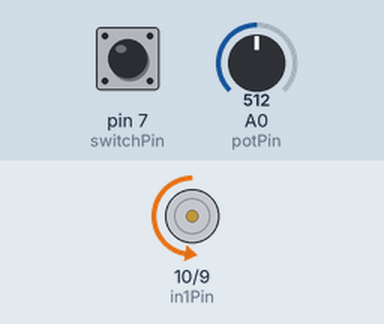
The sketch below on a simulated Arduino Uno, built with avr-gcc and run on an emulated ATmega328P. On the bench: motor-driver pin pairs drawn as motors (green arrow = first pin HIGH = forward, orange = second pin HIGH = backward, longer = more drive, scaled by the enable pin). The test bench sets the inputs (shaded band); at power-on: A0 (potPin) = 512, pin 7 (switchPin) HIGH.

Above: at 1.2 s.
1.3 s: A0 (potPin) set to 716
At 2.2 s:
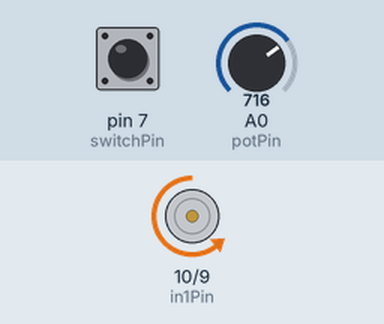
2.8 s: pin 7 (switchPin) pulled LOW for 0.15 s
At 2.87 s:
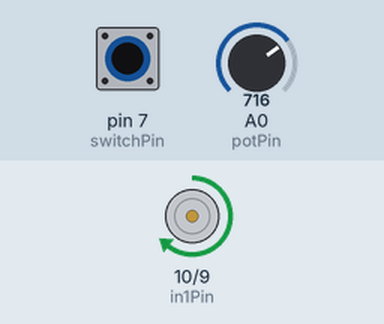
4.4 s: A0 (potPin) set to 900
At 5.6 s:
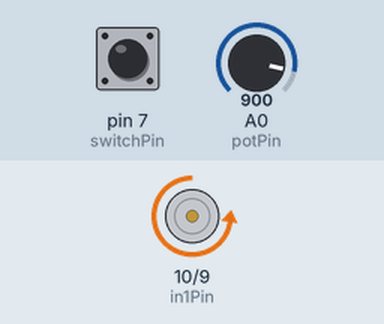
5.9 s: pin 7 (switchPin) pulled LOW for 1 s
At 6.7 s:
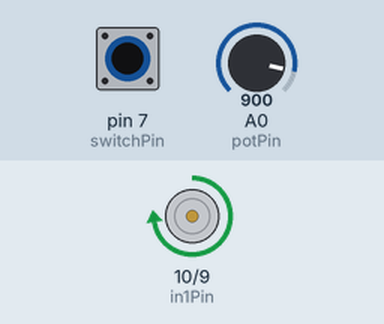
8.4 s: A0 (potPin) set to 122
At 8.8 s:
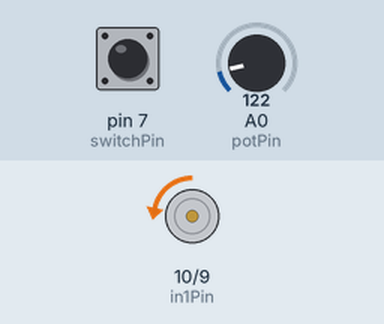
9.9 s: pin 7 (switchPin) pulled LOW for 0.15 s
At 9.97 s:
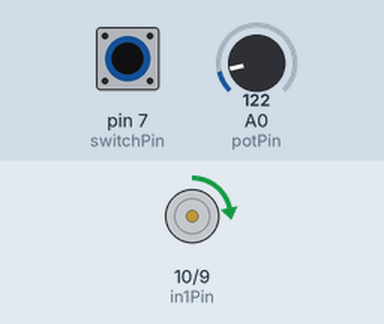
Timing chart, 0 to 12.5 s (numbered marks = the images above; inputs shaded):
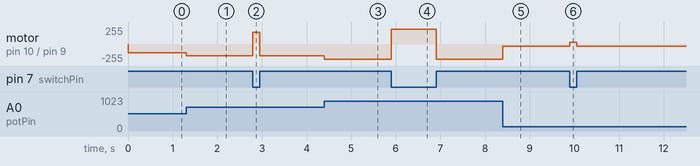

Measured:
- after the input at 1.3 s, motor on pin 10 (in1Pin) / pin 9 (in2Pin): backward 128/255 → backward 179/255 at once
- after the input at 2.8 s, motor on pin 10 (in1Pin) / pin 9 (in2Pin): backward 179/255 → forward 179/255 at once, → backward 179/255 0.15 s later
- after the input at 4.4 s, motor on pin 10 (in1Pin) / pin 9 (in2Pin): backward 179/255 → backward 225/255 at once
- after the input at 5.9 s, motor on pin 10 (in1Pin) / pin 9 (in2Pin): backward 225/255 → forward 225/255 at once, → backward 225/255 1.0 s later
- after the input at 8.4 s, motor on pin 10 (in1Pin) / pin 9 (in2Pin): backward 225/255 → backward 30/255 at once
- after the input at 9.9 s, motor on pin 10 (in1Pin) / pin 9 (in2Pin): backward 30/255 → forward 30/255 at once, → backward 30/255 0.15 s later

The sketch:

dcmotor_reversing.ino
```cpp
/*
Adafruit Arduino - Lesson 15. Bi-directional Motor
*/

int enablePin = 11;
int in1Pin = 10;
int in2Pin = 9;
int dc2enablePin = 6;
int dc2in1Pin = 5;
int dc2in2Pin = 3;
int switchPin = 7;
int potPin = 0;

void setup()
{
  pinMode(in1Pin, OUTPUT);
  pinMode(in2Pin, OUTPUT);
  pinMode(enablePin, OUTPUT);
  pinMode(dc2in1Pin, OUTPUT);
  pinMode(dc2in2Pin, OUTPUT);
  pinMode(dc2enablePin, OUTPUT);
  pinMode(switchPin, INPUT_PULLUP);
}

void loop()
{
  int speed = analogRead(potPin) / 4;
  boolean reverse = digitalRead(switchPin);
  setMotor(speed, reverse);
}

void setMotor(int speed, boolean reverse)
{
  analogWrite(enablePin, speed);
  analogWrite(dc2enablePin, speed);
  digitalWrite(in1Pin, ! reverse);
  digitalWrite(in2Pin, reverse);
  digitalWrite(dc2in1Pin, ! reverse);
  digitalWrite(dc2in2Pin, reverse);
}
```
